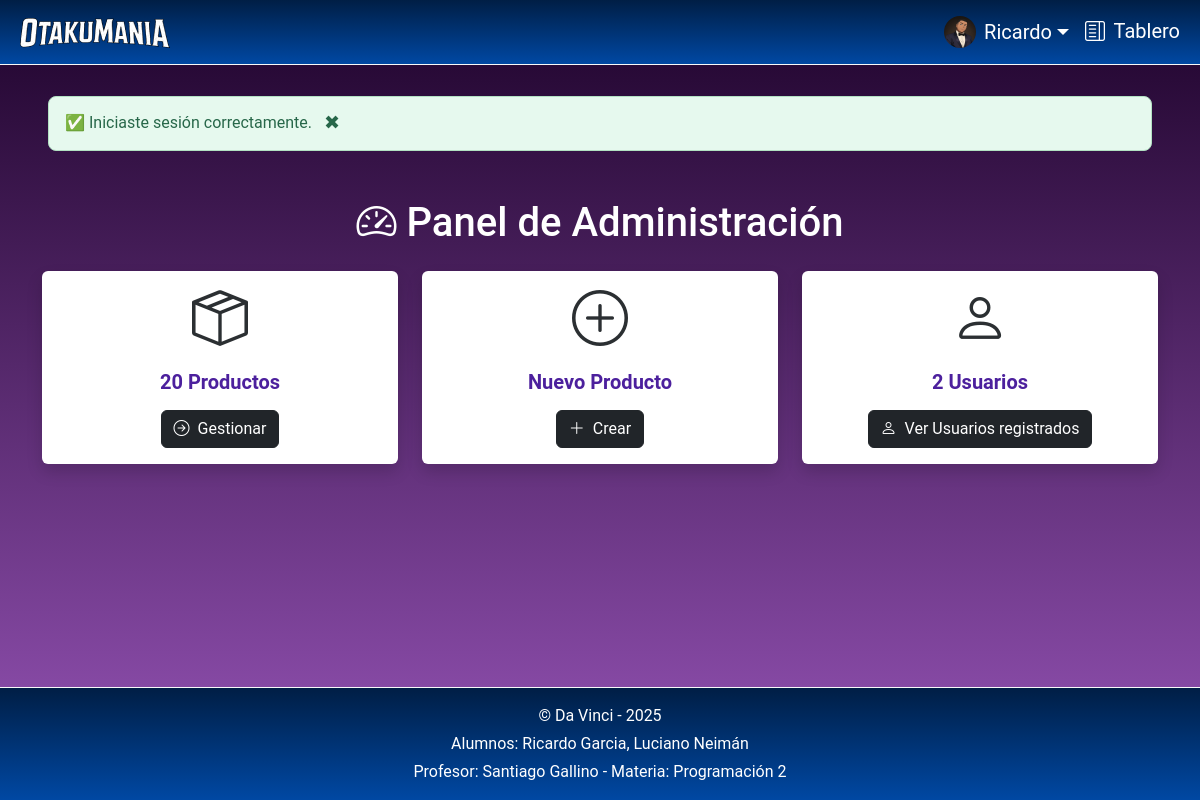
The page /admin/index.php?seccion=dashboard (signed in) on the database its author committed.
### tables this page shows
CREATE TABLE `usuarios` (
  `usuario_id` int(10) UNSIGNED NOT NULL,
  `rol_fk` tinyint(3) UNSIGNED NOT NULL,
  `email` varchar(100) NOT NULL,
  `password` varchar(255) NOT NULL,
  `nombre` varchar(60) DEFAULT NULL,
  `apellido` varchar(60) DEFAULT NULL,
  `avatar` varchar(255) DEFAULT NULL
);

### bootstrap/autoload.php (called while the page is built, shortened)
<?php
spl_autoload_register(function(string $className) {
    $classFilename = $className . ".php";
    $classPath = __DIR__ . '/../classes/' . $classFilename;
});

### classes/Autenticacion.php (called while the page is built, shortened)
<?php
class Autenticacion
{
    private ?Usuario $usuario = null;
    public function estaAutenticado(): bool
    {
        return isset($_SESSION['usuario_id']);
    }
    public function getId(): ?int
    {
        return $_SESSION['usuario_id'];
    }
    public function getUsuario(): ?Usuario
    {
        if (!$this->usuario) {
            $this->usuario = (new Usuario)->porId($this->getId());
        }
        return $this->usuario;
    }
    public function getUsuarioLogin(): ?Usuario
    {
        return $this->usuario;
    }
}

### classes/Usuario.php (called while the page is built, shortened)
<?php
class Usuario
{
  private ?string $nombre = null;
  private ?string $avatar = null;
  public function porId(int $id): ?self
  {
    $db = (new DBConexionStatic)->getConexion();
    $consulta = "SELECT * FROM usuarios WHERE usuario_id = ?";
    $stmt = $db->prepare($consulta);
    $stmt->execute([$id]);
    $stmt->setFetchMode(PDO::FETCH_CLASS, self::class);
    $usuario = $stmt->fetch();
    return $usuario ?: null;
  }
  public function getNombre(): ?string
  {
    return $this->nombre;
  }
  public function getAvatar(): ?string
  {
    return $this->avatar;
  }
}

### admin/index.php (the view, shortened to what this page needs)
<?php
$rutas = [
  'home' => ['titulo' => 'Ingresar'],
  'dashboard' => ['titulo' => 'Tablero', 'requiereAutenticacion' => true],
  'miPerfil' => ['titulo' => 'Mi Perfil', 'requiereAutenticacion' => false],
  'productos' => ['titulo' => 'Administrar productos', 'requiereAutenticacion' => true],
  'nuevoProducto' => ['titulo' => 'Nuevo Producto', 'requiereAutenticacion' => true],
  'edicionProducto' => ['titulo' => 'Editar producto', 'requiereAutenticacion' => true],
  'verProducto' => ['titulo' => 'Ver producto', 'requiereAutenticacion' => true],
  'confirmarBajaProducto' => ['titulo' => 'Confirmacion de baja de producto', 'requiereAutenticacion' => true],
  'registroUsuarios' => ['titulo' => 'Administrar usuarios', 'requiereAutenticacion' => true],
  'verCompras' => ['titulo' => 'Ver compras', 'requiereAutenticacion' => true],
  '404' => ['titulo' => 'Página no encontrada'],
];
$seccion = $_GET['seccion'] ?? 'home';
$rutaConfig = $rutas[$seccion];
$autenticacion = new Autenticacion;
$requiereAutenticacion = $rutaConfig['requiereAutenticacion'] ?? false;
if (
  $requiereAutenticacion &&
  (!$autenticacion->estaAutenticado() || !$autenticacion->getUsuario()->esAdmin())) {
  $_SESSION['feedback_error'] = " Se requiere haber iniciado sesión como administrador para ver este contenido.";
  header("Location: index.php");
  exit;
}
if (isset($_SESSION['feedback_exito'])) {
  $feedbackExito = $_SESSION['feedback_exito'];
}
?>
<!DOCTYPE html>
<html lang="es">
<head>
    <link rel="stylesheet" href="https://cdn.jsdelivr.net/npm/bootstrap-icons@1.11.3/font/bootstrap-icons.min.css">
    <link href="../assets/css/bootstrap.min.css" rel="stylesheet">
    <link rel="stylesheet" href="../assets/css/estilos.css">
</head>
<body>
<header class="main-header">
    <nav class="navbar navbar-expand-lg bg-azul fixed-top border-bottom border-light" data-bs-theme="dark">
        <div class="container-fluid ">
            <a class="navbar-brand text-white" href="../index.php?seccion=home">
                <img src="../assets/imgs/logo.webp" alt="Otaku Mania Logo" class="mx-2">
            </a>
            <div class="collapse navbar-collapse text-white" id="navbarNavAltMarkupAdmin">
              <?php if ($autenticacion->estaAutenticado()): ?>
                <?php $usuario = $autenticacion->getUsuarioLogin(); ?>
                  <div class="navbar-nav ms-auto">
                      <div class="nav-item dropdown">
                          <a class="nav-link dropdown-toggle d-flex align-items-center text-white fs-5" href="#"
                             role="button" data-bs-toggle="dropdown" aria-expanded="false">
                              <img src="../assets/imgs/avatars/<?= $usuario->getAvatar() ?? 'avatar.webp'; ?>"
                                   alt="Avatar" width="32" height="32" class="rounded-circle me-2">
                            <?= htmlspecialchars($usuario->getNombre()) ?>
                          </a>
                      </div>
                      <a class="nav-link active text-white fs-5" href="index.php?seccion=dashboard">
                          <i class="bi bi-layout-text-sidebar me-1"></i> Tablero
                      </a>
                  </div>
              <?php endif; ?>
            </div>
        </div>
    </nav>
</header>
<main class="pt-5 bg-degrade text-white">
  <?php if (isset($feedbackExito)): ?>
      <div class="msg-success  mt-5 mx-5" id="msg-success">
          <span><?= $feedbackExito; ?></span>
          <button class="close-btn" onclick="this.parentElement.style.display='none';">✖</button>
      </div>
  <?php endif; ?>
</main>
<footer class="main-footer bg-azul text-white py-3  border-top border-light">
    <div class="container text-center">
        <p class="mb-1">&copy; Da Vinci - 2025</p>
        <p class="mb-1">Alumnos: Ricardo Garcia, Luciano Neimán</p>
        <p class="mb-0">Profesor: Santiago Gallino - Materia: Programación 2</p>
    </div>
</footer>
</body>
</html>

### assets/css/estilos.css (style rules this page uses)
:root { --color-morado-oscuro: #1E032B; --color-morado-intenso: #7907AD; --color-lila: #9B4DCA; --color-lila-claro: #BE7DEB; --color-morado-gris: #6B4D7B; --color-azul-oscuro: #001E45; --color-azul-claro: #0048A3; }
* { margin: 0; padding: 0; box-sizing: border-box; font-family: 'Roboto', sans-serif; }
body { background-color: #fafafa; display: grid; height: 100dvh; grid-template-rows: auto 1fr auto; }
.bg-degrade { background: linear-gradient(to bottom, #1E032B, rgba(94, 13, 134, 0.75)); }
.bg-azul { background: linear-gradient(to bottom, #001E45, rgb(0, 72, 163)); }
.msg-error, .msg-success { position: relative; display: flex; align-items: center; padding: 12px 16px; border-radius: 8px; margin-top: 16px; font-size: 1rem; }
.msg-success { background-color: #e6f9ee; border: 1px solid #b2e0c2; color: #276749; }
.close-btn { background: transparent; border: none; font-size: 1.2rem; color: inherit; cursor: pointer; padding: 0; margin-left: 12px; }

### rows shown on the page
usuarios: avatar (picture), nombre "Ricardo"

### other values the page prints
$feedbackExito "✅ Iniciaste sesión correctamente."
count($productos) "20"
count($usuarios) "2"
